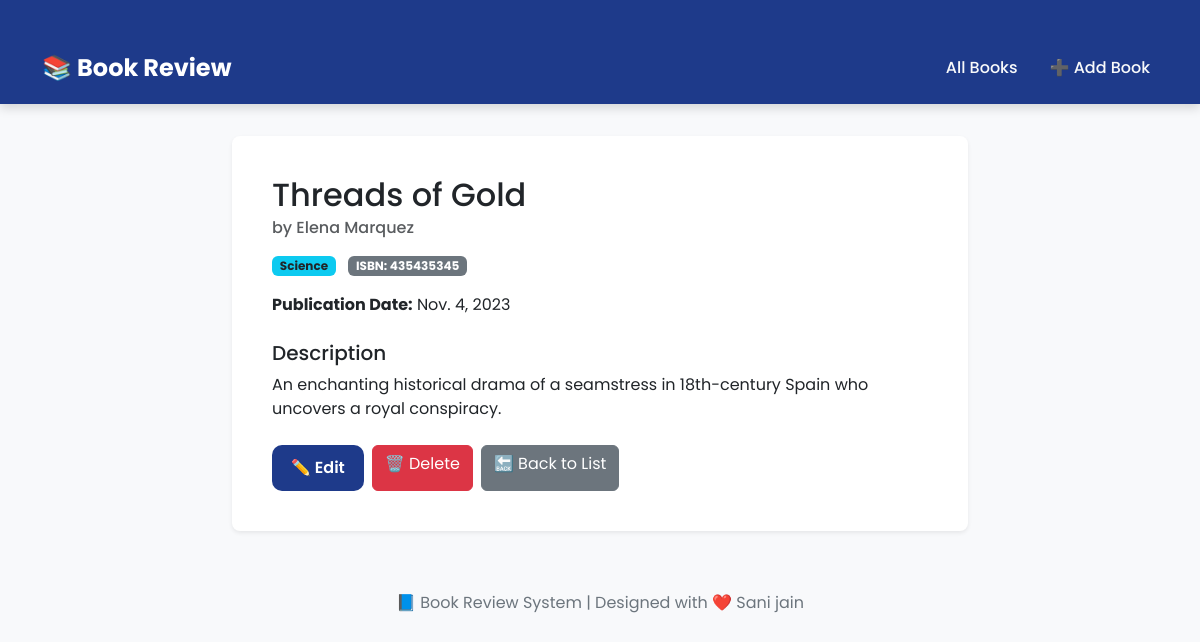
Screenshot of /book/3/ with the database file from the repository.
### book/models.py (models this page shows, shortened)
class Book(models.Model):
    GENRE_CHOICES = [
        ('fiction', 'Fiction'),
        ('non_fiction', 'Non-Fiction'),
        ('science', 'Science'),
        ('technology', 'Technology'),
        ('history', 'History'),
        ('other', 'Other'),
    ]
    title = models.CharField(max_length=200)
    author = models.CharField(max_length=200)
    description = models.TextField()
    genre = models.CharField(max_length=20, choices=GENRE_CHOICES)
    isbn = models.CharField('ISBN', max_length=13, unique=True)
    publication_date = models.DateField()
    average_rating = models.DecimalField(
        max_digits=3,
        decimal_places=2,
        validators=[MinValueValidator(0), MaxValueValidator(5)],
        default=0
    )
    created_at = models.DateTimeField(auto_now_add=True)
    updated_at = models.DateTimeField(auto_now=True)

### book/views.py (the view)
# urls.py: path('book/<int:pk>/', views.BookDetailView.as_view(), name='book-detail'),
class BookDetailView(TemplateView):
    template_name = 'book/book_detail.html'
    def get_context_data(self, **kwargs):
        context =  super().get_context_data(**kwargs)
        pk = kwargs.get('pk')
        context['book'] = Book.objects.get(pk=pk)
        return context

### book/templates/book/book_detail.html (shortened to what this page needs)
{% extends 'book/base.html' %}
{% block content %}
<div class="row justify-content-center">
    <div class="col-md-8">
        <div class="card shadow-sm rounded-3 p-4">
            <div class="card-body">
                <h2 class="card-title mb-2">{{ book.title }}</h2>
                <h6 class="card-subtitle mb-3 text-muted">by {{ book.author }}</h6>
                <div class="mb-3">
                    <span class="badge bg-info text-dark me-2">{{ book.genre|capfirst }}</span>
                    <span class="badge bg-secondary">ISBN: {{ book.isbn }}</span>
                </div>
                <p><strong>Publication Date:</strong> {{ book.publication_date }}</p>
                <h5 class="mt-4">Description</h5>
                <p class="card-text">{{ book.description }}</p>
                <div class="mt-4 d-flex flex-wrap gap-2">
                    <a href="{% url 'book-update' book.pk %}" class="btn btn-modern">✏️ Edit</a>
                    <a href="{% url 'book-delete' book.pk %}" class="btn btn-danger">🗑️ Delete</a>
                    <a href="{% url 'book-list' %}" class="btn btn-secondary">🔙 Back to List</a>
                </div>
            </div>
        </div>
    </div>
</div>
{% endblock content %}

### book/templates/book/base.html (style rules this page uses)
body { font-family: 'Poppins', sans-serif; background-color: #f8f9fb; color: #333; }
.btn-modern { background-color: #1e3a8a; color: #fff; border-radius: 10px; padding: 10px 18px; font-weight: 600; transition: all 0.3s ease-in-out; }
.card { border: none; border-radius: 12px; box-shadow: 0 4px 10px rgba(0, 0, 0, 0.1); transition: transform 0.2s ease-in-out; }

### rows the page displays
Book: title "Threads of Gold", author "Elena Marquez", genre "Science", isbn "435435345", publication_date "Nov. 4, 2023", description "An enchanting historical drama of a seamstress in 18th-century Spain who uncovers a royal conspiracy."
